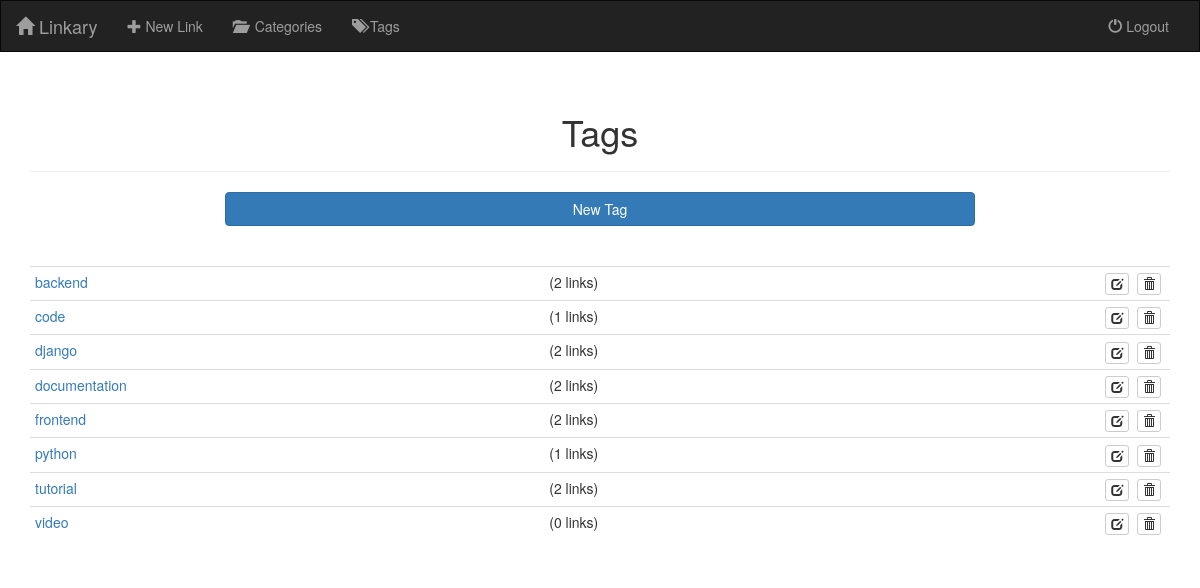
Screenshot of /tag/ (signed in) with the database file from the repository.
### linkary/models.py (models this page shows, shortened)
class Tag(models.Model):
    name = models.CharField(max_length=100, unique=True)
    class Meta:
        ordering = ['name']

### linkary/views.py (the view)
# urls.py: path('tag/', views.TagListView.as_view(), name='tag_list'),
class TagListView(LoginRequiredMixin, ListView):
    model = models.Tag

### linkary/templates/linkary/tag_list.html (shortened to what this page needs)
{% extends 'linkary/base.html' %}
{% block content %}
    <div class="container">
        <div class="page-header">
            <h1 class="text-center">Tags</h1>
        </div>
        <div class="row">
            <div class="col-sm-offset-2 col-sm-8">
                <a href="{% url 'tag_create' %}" class="btn btn-primary btn-block">New Tag</a>
            </div>
        </div>
        <br>
        <br>
        {% if object_list.count %}
            <table class="table table-condensed table-hover">
                <tbody>
                    {% for tag in object_list %}
                        <tr>
                            <td>
                                <a href="{% url 'tag_detail' tag.pk %}">{{ tag.name }}</a>&nbsp;
                            </td>
                            <td>({{ tag.link_set.count }} links)</td>
                            <td class="text-right">
                                <a href="{% url 'tag_edit' tag.pk %}" class="btn btn-default btn-xs" title="Edit...">
                                    <span class="glyphicon glyphicon-edit"></span>
                                </a>&nbsp;
                                <a href="{% url 'tag_delete' tag.pk %}" class="btn btn-default btn-xs" title="Delete...">
                                    <span class="glyphicon glyphicon-trash"></span>
                                </a>&nbsp;
                            </td>
                        </tr>
                    {% endfor %}
                </tbody>
            </table>
        {% else %}
            <h4>No tags to show.</h4>
        {% endif %}
    </div>
{% endblock %}

### rows the page displays
Tag: name "backend", link_set.count "2"
Tag: name "code", link_set.count "1"
Tag: name "django", link_set.count "2"
Tag: name "documentation", link_set.count "2"
Tag: name "frontend", link_set.count "2"
Tag: name "python", link_set.count "1"
Tag: name "tutorial", link_set.count "2"
Tag: name "video", link_set.count "0"
